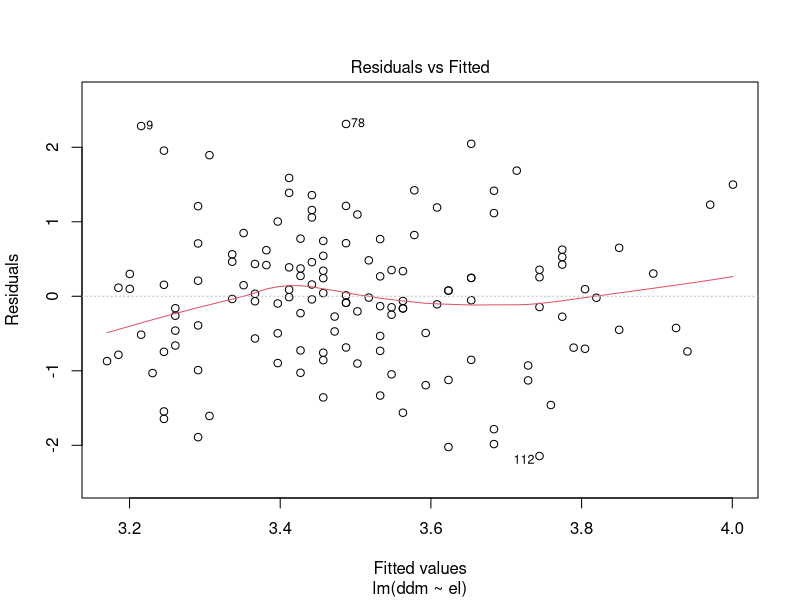
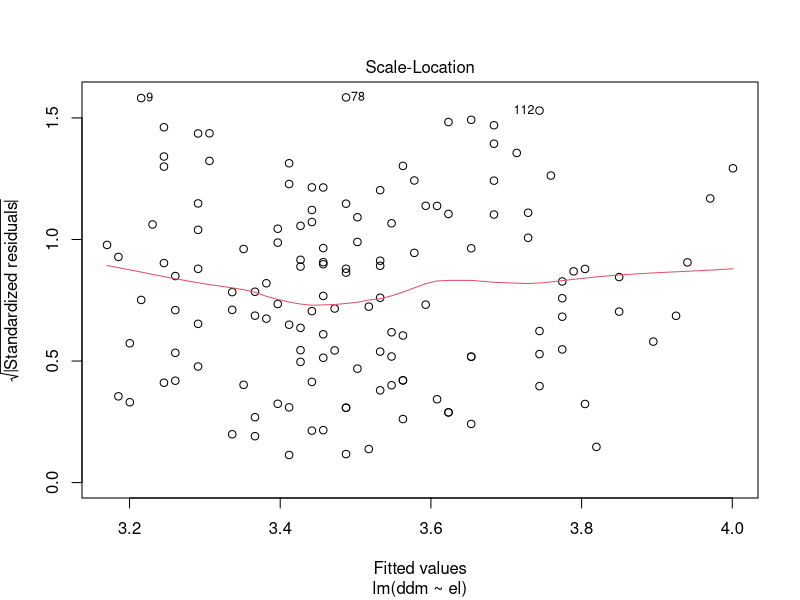
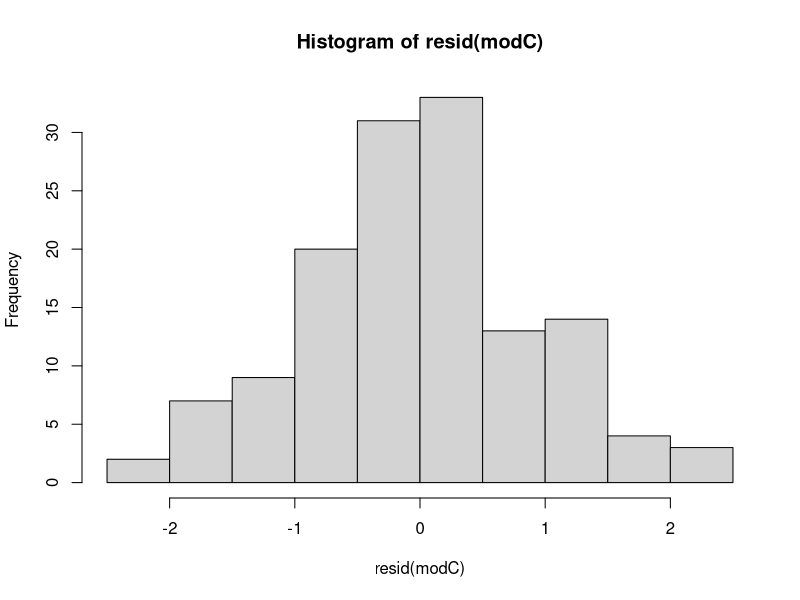

R code for these plots, in order: (Note: this script raises an error after producing the figures.)
library(knitr)
options_guide <- data.frame(
  Einstellung = c("Font Size", "Theme", "Rainbow Parentheses", "Indentation Guidelines"),
  Änderung = c("Tools>Global Options>Appearance>Font Size","Tools>Global Options>Appearance>Theme", "Tools>Global Options>Code>Display>Syntax>Use Rainbow Parentheses", "Tools>Global Options>Code>Display>General>Indentation Guidelines"),
  Beschreibung = c("Anpassen der Schriftgröße", "Themes beeinflussen Hintergrund- und Schriftfarbe. Idealerweise sollte ein Theme gewählt werden, welches hilft, die Syntax besser zu überblicken.", "Zusammengehörige Klammern erhalten dieselbe Farbe. Hilft bei der Übersichtlichkeit.", "Die eingerückte Fläche wird farbig markiert. Hilft beim Überblick.")
)
kable(options_guide)

(34+47+23+90+23+45+89+98)/8
mean(c(34,47,23,90,23,45,89,98))

mw <- mean(c(34,47,23,90,23,45,89,98))
mw

mw <- c(34,47,23,90,23,45,89,98) |> mean()
mw

# ls()

# rm(list = ls())

rm('mw', 'options_guide')

library(knitr)
data2 <- data.frame(
  Abschnitt = c("Description", "Usage", "Arguments", "Details", "Values","See also", "Examples"),
  Inhalt = c("Beschreibung der Funktion","Zeigt die Arguente an, die die Funktion entgegennimmt. Argumente auf die ein = folgt haben Standardeinstellungen und müssen nicht jedes mal aufs Neue definiert werden, Argumente ohne = jedoch schon.", "Liste der Argumente mit Beschreibung", "Zusatzinformationen zur Funktion","Übersicht über die möglichen Ergebnisinhalte der Funktion", "Ähnliche Funktionen", "Praxisbeispiel, Funktion wird angewendet")
)
kable(data2)

# 
# getwd()

# 
# setwd("/Users/luca/Desktop/rworkshop2025")
# 

# setwd("C:/Users/luca/workshop2025")

# data_raw <- read.csv(
#   file = "data_raw.csv", # Filename
#   na.strings = c("", "NA", "-9"), # -9 als fehlender Wert kodieren
#   header = TRUE, # Header für Spaltennamen
#   sep = ";" # Semikolon als Separator
#   )

data_raw <- read.csv(
  file = "data_raw.csv", # Filename
  na.strings = c("", "NA", "-9"), # -9 als fehlender Wert kodieren
  header = TRUE, # Header für Spaltennamen
  sep = ";" # Semikolon als Separator
  )


class(data_raw) # Klasse des Objekts
dim(data_raw) # Dimensionen des Datensatzes (Zeilen + Spalten)
head(data_raw, n = 1) # ersten Zeilen ausgeben
tail(data_raw, n = 1) # letzten Zeilen ausgeben
str(data_raw, vec.len = 2) # Struktur des Datensatzes


# install.packages("dplyr") # Nur einmalig nötig
library(dplyr)
glimpse(data_raw)

colnames(data_raw) # Spaltennamen des Datensatzes

# View(data_raw) # Datensatz in einem neuen Fenster anzeigen

head(data_raw[1, ])                      # erste Zeile, alle Spalten  
head(data_raw[, 1])                     # alle Zeilen, erste Spalte (als Vektor)  
head(data_raw[, 1, drop = FALSE])        # alle Zeilen, erste Spalte (als data.frame)  
head(data_raw[, "CASE", drop = FALSE])   # alle Zeilen, Spalte mit Namen "CASE" (als data.frame)  
data_raw[1, 1]                     # erste Zeile, erste Spalte  
data_raw[1:5, 1:3]                 # erste 5 Zeilen, erste 3 Spalten


head(data_raw$CASE)       # Zugriff über den $-Operator (direkt als Vektor)  
head(data_raw[["CASE"]])  # Zugriff als Vektor, dynamisch über Spaltennamen  
head(data_raw[,"CASE"])    # Zugriff als Data Frame


data_raw <- data_raw[-1, ] # erste Zeile entfernen
head(data_raw)



nrow(data_raw)
nrow(data_raw[-c(1:133), ]) # Zeilen 1 bis 113 entfernen


class(data_raw$TIME_SUM) # Klasse der Spalte TIME_SUM
mean(data_raw$TIME_SUM)

data_raw$TIME_SUM <- as.numeric(data_raw$TIME_SUM) 

colnames(data_raw)

vec_chr <- c("QUESTNNR", "MODE", "STARTED", "LASTDATA")

data_raw[, -match(vec_chr, colnames(data_raw))] <- lapply(
  X = data_raw[, -match(vec_chr, colnames(data_raw))], 
  FUN = as.numeric
  )


head(data_raw$STARTED)

data_raw[, c("STARTED", "LASTDATA")] <- lapply(
  X = data_raw[, c("STARTED", "LASTDATA")],
  FUN = as.POSIXct
)

class(data_raw$STARTED)
head(data_raw$STARTED)


# Geschlecht (Männlich = 1, Weiblich = 2, Divers = 3)
head(data_raw$WMD, n = 10)
data_raw$WMD <- factor(
  x = data_raw$WMD, 
  levels = c(1, 2, 3),
  labels = c("w", "m", "d")
  )


# ET: Entscheidung (1 = ja, 2 = nein)
# FK: Direkter Vorgesetzter (1 = ja, 2 = nein)

data_raw$EN <- factor(
  x = data_raw$EN, 
  levels = c(1, 2),
  labels = c("ja", "nein")
  )

data_raw$FK <- factor(
  x = data_raw$FK, 
  levels = c(1, 2),
  labels = c("ja", "nein")
  )



vec_nms <- c(
  "CASE", "STARTED", 
  paste0("DDM_AV_", 1:5), paste0("DDM_AP_", 1:5), "DDM_SI", 
  sprintf("EL_%02d", 1:14), paste0("PE_ME", 1:3), paste0("PE_CO", 1:3), 
  paste0("PE_SD", 1:3), "K", paste0("PE_IM", 1:3), 
  "ET", "AZ", "EN", "FK", "ALT", "WMD", "LASTDATA", "TIME_SUM"
  )
  

data_sub <- data_raw[, match(vec_nms, colnames(data_raw)) ]


data_sub <- subset(data_raw, select = vec_nms)

dim(data_raw)
dim(data_sub)


colnames(data_sub) <- tolower(colnames(data_sub))
colnames(data_sub)[c(37, 41:46)]
names(data_sub)[c(37, 41:46)] <- c("kontroll", "erwerb", "arbeit_std", "vorgesetzt", "entscheidung", "alter", "geschlecht")
colnames(data_sub)


# Falls nötig, das Paket installieren
# install.packages("knitr")

library(knitr)

log_ops <- data.frame(
  Operator = c("&", "|", "!", "&&", "||", "==", "!=", "<", "<=", ">", ">="),
  Bedeutung = c(
    "Elementweises UND",
    "Elementweises ODER",
    "Negation / NICHT",
    "Kurzes UND (erstes Element)",
    "Kurzes ODER (erstes Element)",
    "Gleich",
    "Ungleich",
    "Kleiner",
    "Kleiner oder gleich",
    "Größer",
    "Größer oder gleich"
  ),
  Beispiel = c(
    "c(TRUE,FALSE,TRUE) & c(TRUE,TRUE,FALSE)",
    "c(TRUE,FALSE,TRUE) | c(FALSE,TRUE,FALSE)",
    "!c(TRUE,FALSE)",
    "TRUE && FALSE",
    "TRUE || FALSE",
    "5 == 5",
    "5 != 3",
    "3 < 5",
    "3 <= 3",
    "5 > 3",
    "5 >= 5"
  ),
  Ergebnis = c(
    "TRUE FALSE FALSE",
    "TRUE TRUE TRUE",
    "FALSE TRUE",
    "FALSE",
    "TRUE",
    "TRUE",
    "TRUE",
    "TRUE",
    "TRUE",
    "TRUE",
    "TRUE"
  )
)

kable(log_ops, caption = "Übersicht der logischen Operatoren in R")


with(data_sub, table(time_sum < 60))

data_sub1 <- subset(data_sub, subset = time_sum >= 60) 

nrow(data_sub)
nrow(data_sub1)

table(data_sub1$kontroll, useNA = "always")

sum(data_sub1$kontroll != 1, na.rm = TRUE) # 21 Personen müssen ausgeschlossen werden

data_sub2 <- subset(data_sub1, subset = (kontroll == 1))
nrow(data_sub1)
nrow(data_sub2)

labels_erwerb <- c("ja", "nein_teilzeit", "nein")
data_sub2$erwerb <- factor(data_sub2$erwerb, levels = c(1, 2, 3), labels = labels_erwerb)

table(data_sub2$erwerb, useNA = "always")

data_sub3 <- subset(data_sub2, subset = erwerb == "ja")

min(data_sub3$alter, na.rm = TRUE) 
any(data_sub3$alter < 18) # Alternative

table(data_sub3$vorgesetzt, useNA = "always")
data_sub4 <- subset(data_sub3, subset = vorgesetzt == "ja")

nrow(data_raw)
nrow(data_sub4)



max_value <- 7
data_sub4$el_05i <- (max_value + 1) - data_sub4$el_05


data_sub4$ddm_ap_1i <- (max_value + 1) - data_sub4$ddm_ap_1
data_sub4$ddm_ap_2i <- (max_value + 1) - data_sub4$ddm_ap_2
data_sub4$ddm_ap_3i <- (max_value + 1) - data_sub4$ddm_ap_3
data_sub4$ddm_ap_4i <- (max_value + 1) - data_sub4$ddm_ap_4
data_sub4$ddm_ap_5i <- (max_value + 1) - data_sub4$ddm_ap_5


# 
# inv_item <- c("el_05", "ddm_ap_1", "ddm_ap_2", "ddm_ap_3", "ddm_ap_4", "ddm_ap_5")
# 
# paste0(inv_item, "i")
# 
# data_sub4[paste0(inv_item, "i")] <- lapply(X = data_sub4[inv_item], FUN = function(x) max_value - x)
# 

# Empowering Leadership (el)

c(sprintf("el_%02d", 1:4), "el_05i", sprintf("el_%02d", 6:14))

data_sub4$el <- rowMeans(data_sub4[, c(sprintf("el_%02d", 1:4), "el_05i", sprintf("el_%02d", 6:14))])

head(data_sub4$el)


grep(pattern = "^pe", x = names(data_sub4), value = TRUE)
data_sub4$pe <- rowMeans(data_sub4[, grep("^pe", names(data_sub4), value = TRUE)])
head(data_sub4$pe)


c(paste0("ddm_av_", 1:5), paste0("ddm_ap_", 1:5, "i")) 

data_sub4$ddm <- rowMeans(data_sub4[, c(paste0("ddm_av_", 1:5), paste0("ddm_ap_", 1:5, "i"))])
head(data_sub4$ddm)

data_analysis <- data_sub4

row.names(data_analysis) <- NULL #Zeilennummern zurücksetzen da diese nicht durchgängig sind nachdem wir welche entfernt haben

# install.packages("psych") 
library(psych)
psych::describe(data_analysis["alter"]) 

psych::describe(data_analysis[c("el", "pe", "ddm")]) 

scales_by_gender <- psych::describeBy(data_analysis[c("el", "pe", "ddm")], group = data_analysis$geschlecht)

print(scales_by_gender, digits = 2)


# describeBy(alter ~ geschlecht, data = data_analysis)

round(cor(data_analysis[c("el", "pe", "ddm")]), 3)

round(cor(data_analysis[c("el", "pe", "ddm")], method = "spearman"), 3)

table(data_analysis$geschlecht)

prop.table(table(data_analysis$geschlecht))

with(data_analysis, table(geschlecht, entscheidung))

x <- data_analysis$ddm
std <- sd(x)
m <- mean(x)
cv <- std / m

na.rm <- FALSE

calc_cv <- function(x, na.rm = FALSE) {
  std <- sd(x, na.rm = na.rm)
  m <- mean(x, na.rm = na.rm)
  cv <- std / m
  return(cv)
}


mean_ci <- function(x, conf = 0.95, na.rm = FALSE, digits = 2) {
  if (na.rm) x <- x[!is.na(x)]
  n <- length(x)
  m <- mean(x)
  s <- sd(x)
  se <- s / sqrt(n)
  alpha <- 1 - conf
  t_crit <- qt(1 - alpha / 2, df = n - 1)
  lower <- m - t_crit * se
  upper <- m + t_crit * se
  # Rundung auf gewünschte Anzahl Nachkommastellen
  result <- round(c(lower = lower, mean = m, upper = upper), digits = digits)
  return(result)
}

# Beispielaufruf
mean_ci(data_analysis$ddm)



# Hypothese 1 - Pfad C
modC <- lm(ddm ~ el, data_analysis)

summary(modC)

plot(modC, which = 1)

plot(modC, which = 3)

# install.packages("car")
library(car)
car::ncvTest(modC)

resid(modC) |> hist()

car::qqPlot(modC)

resid(modC) |> shapiro.test() # nicht signifikant

car::scatterplot(ddm ~ el, data_analysis)

car::residualPlots(modC)

InfPlotC <- influencePlot(modC)

# Die Zeilennummer der auffälligen Personen abspeichern
IDsC <- as.numeric(row.names(InfPlotC))

data_analysis[IDsC, c(sprintf("el_%02d", 1:4), "el_05i", sprintf("el_%02d", 6:14), paste0("ddm_av_", 1:5), paste0("ddm_ap_", 1:5, "i"), "erwerb", "arbeit_std", "vorgesetzt", "entscheidung", "alter", "geschlecht", "time_sum")]

modA <- lm(pe ~ el, data_analysis)

summary(modA)

plot(modA, which = 1)

plot(modA, which = 3)

car::ncvTest(modA)

# install.packages("sandwich")
library(sandwich)

se_corrected <- sandwich::vcovHC(modA)

# install.packages("lmtest")
library(lmtest)

lmtest::coeftest(modA, vcov. = se_corrected)

resid(modA) |> hist()

car::qqPlot(modA)

scatterplot(pe ~ el, data_analysis)

residualPlots(modA)

# Modell aufstellen
mod_pe_ddm <- lm(ddm ~ pe, data_analysis)
summary(mod_pe_ddm)

# Homoskedastizität
plot(mod_pe_ddm, which = 1) # lässt eine Verletzung vermuten

plot(mod_pe_ddm, which = 3) # rote Linie nicht wirklich horizontal

car::ncvTest(mod_pe_ddm) # bestätigt die Vermutung das eine Verletzung vorliegt


# Normalverteilung
resid(mod_pe_ddm) |> hist()

car::qqPlot(mod_pe_ddm) # sieht ok aus

# Bonus: Modell mit robusten Standardfehlern (HC3) rechnen
lmtest::coeftest(mod_pe_ddm, vcov. = sandwich::vcovHC(mod_pe_ddm))

# Schritt 1
boot_data <- data_analysis[sample(1:nrow(data_analysis), nrow(data_analysis), replace = TRUE), ]

# Schritt 2
boot_mod <- lm(ddm ~ pe, boot_data)

# Schritt 3
coef(boot_mod)["pe"]

booting <- function(data){
  
  # Schritt 1
  boot_data <- data_analysis[sample(1:nrow(data), size =
                                      nrow(data), replace =
                                      TRUE), ]

  # Schritt 2
  boot_mod <- lm(ddm ~ pe, boot_data)

  # Schritt 3
  return(coef(boot_mod)["pe"])
  
}

# Schritt 4
set.seed(12345) # damit wir alle das gleiche Ergebnis produzieren
boot_beta_pe <- replicate(n = 1000, booting(data_analysis))

# Schritt 5
mean(boot_beta_pe)

# Schritt 6
sd(boot_beta_pe)

quantile(boot_beta_pe, c(0.025, 0.975))

modBC <- lm(ddm ~ pe + el, data_analysis)

summary(modBC)

# Homoskedastizität
plot(modBC, which = 3) # starke Abweichungen zu erkennen

car::ncvTest(modBC) # signifikant --> Voraussetzung verletzt

# Normalverteilung
resid(modBC) |> hist()

car::qqPlot(modBC) # unproblematisch

# Linearität
car::residualPlots(modBC) # pe geht in Richtung eines quadratischen Effekts jedoch nicht signifikant

set.seed(12345)
psych::mediate(ddm ~ el + (pe), data = data_analysis) |> summary()
